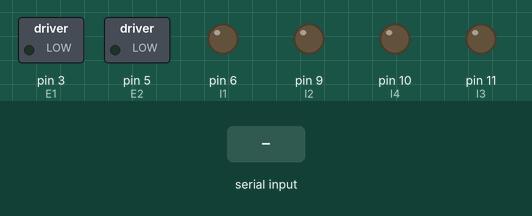
Recording of a sketch running on a simulated Arduino Uno, built with avr-gcc and run on an emulated ATmega328P. On the bench: switched loads named in the sketch (green lamp = pin HIGH), output pins drawn as LEDs (lit = HIGH). The test bench sets the inputs (shaded band).

Above: at 1.2 s.
1.3 s: "1" received over Serial
At 1.9 s:
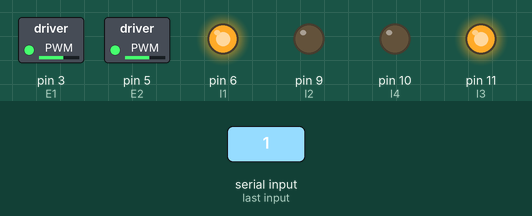
2.8 s: "2" received over Serial
At 4.2 s:
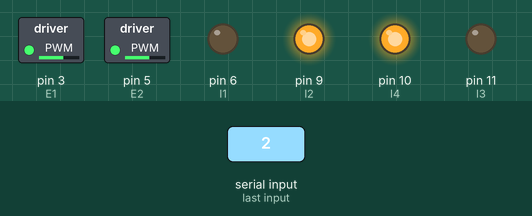
Timing chart, 0 to 5.8 s (numbered marks = the images above; inputs shaded):
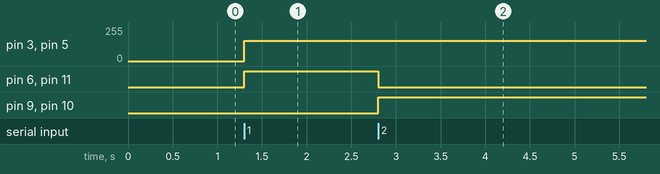

Measured:
- after the input at 1.3 s, pin 3 (E1), pin 5 (E2): 0/255 → 153/255 at once; pin 6 (I1), pin 11 (I3): LOW → HIGH at once
- after the input at 2.8 s, pin 6 (I1), pin 11 (I3): HIGH → LOW at once; pin 9 (I2), pin 10 (I4): LOW → HIGH at once

The sketch:

l29.ino
```cpp
#define E1 3  // Enable Pin for motor 1
#define E2 5  // Enable Pin for motor 2

#define I1 6 // Control pin 1 for motor 1
#define I2 9  // Control pin 2 for motor 1
#define I3 11  // Control pin 1 for motor 2
#define I4 10  // Control pin 2 for motor 2

void setup() {

  Serial.begin(9600);

    pinMode(E1, OUTPUT);
    pinMode(E2, OUTPUT);

    pinMode(I1, OUTPUT);
    pinMode(I2, OUTPUT);
    pinMode(I3, OUTPUT);
    pinMode(I4, OUTPUT);
}


void loop() {

  while(Serial.available()==0);
  char data=Serial.read();
  if (data=='1')
  {

    analogWrite(E1, 153); // Run in half speed
    analogWrite(E2, 153); // Run in full speed

    digitalWrite(I1, HIGH);
    digitalWrite(I2, LOW);
    digitalWrite(I3, HIGH);
    digitalWrite(I4, LOW);
    delay(1000);
  }


    // change direction
      if (data=='2')
      {
            analogWrite(E1, 153); // Run in half speed
    analogWrite(E2, 153); // Run in full speed
      digitalWrite(I1, LOW);
    digitalWrite(I2, HIGH);
    digitalWrite(I3, LOW);
    digitalWrite(I4, HIGH);
     delay(1000);

      }

}
```
